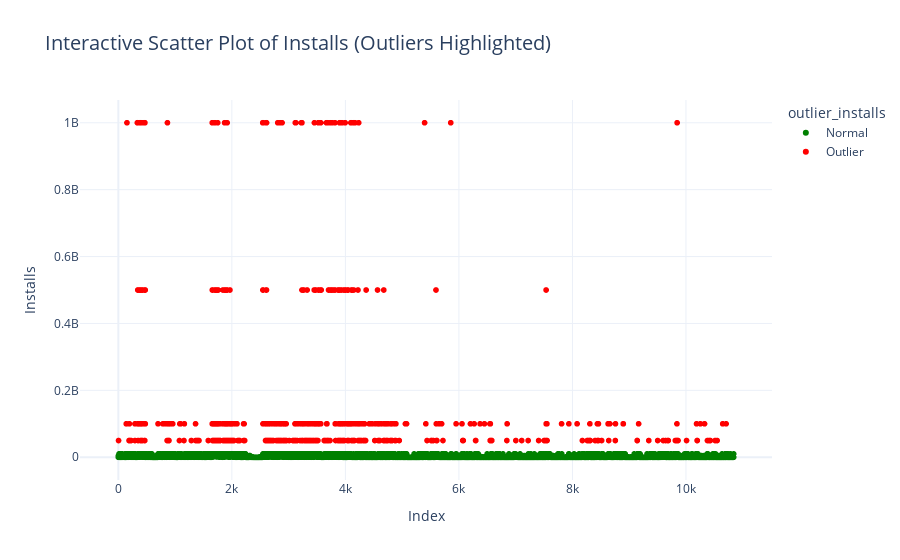

The code cell stored with this chart in its notebook:
### Markdown cell above
### 2.5.16.2 Interactive Scatter Plot – Outliers Highlighted

### Code cell
# Ensure index column exists for tracking
df = df.reset_index()

fig = px.scatter(df,
                 x='index',
                 y='Installs',
                 color='outlier_installs',
                 title='Interactive Scatter Plot of Installs (Outliers Highlighted)',
                 color_discrete_map={'Outlier': 'red', 'Normal': 'green'},
                 hover_data=['Installs'])

fig.update_layout(xaxis_title='Index',
                  yaxis_title='Installs',
                  template='plotly_white',
                  title_font=dict(size=20))
fig.show()

### Figure 1 — Plotly figure (JSON) as saved in the notebook; plotly's stock layout.template omitted (floating-point values rounded to 4 significant figures; data arrays with more than 128 entries replaced by an {"elided": "..."} marker saying what was removed)
{"data": [{"hovertemplate": "outlier_installs=Normal<br>index=%{x}<br>Installs=%{y}<extra></extra>", "legendgroup": "Normal", "marker": {"color": "green", "symbol": "circle"}, "mode": "markers", "name": "Normal", "showlegend": true, "type": "scattergl", "x": {"elided": "9987 int values"}, "xaxis": "x", "y": {"elided": "9987 int values"}, "yaxis": "y"}, {"hovertemplate": "outlier_installs=Outlier<br>index=%{x}<br>Installs=%{y}<extra></extra>", "legendgroup": "Outlier", "marker": {"color": "red", "symbol": "circle"}, "mode": "markers", "name": "Outlier", "showlegend": true, "type": "scattergl", "x": {"elided": "828 int values"}, "xaxis": "x", "y": {"elided": "828 int values"}, "yaxis": "y"}], "layout": {"legend": {"title": {"text": "outlier_installs"}, "tracegroupgap": 0}, "title": {"font": {"size": 20}, "text": "Interactive Scatter Plot of Installs (Outliers Highlighted)"}, "xaxis": {"anchor": "y", "domain": [0, 1], "title": {"text": "Index"}}, "yaxis": {"anchor": "x", "domain": [0, 1], "title": {"text": "Installs"}}}}
